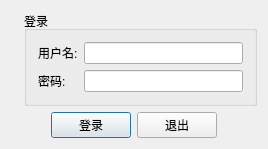
<?xml version="1.0" encoding="UTF-8"?>
<ui version="4.0">
 <class>MissLogin</class>
 <widget class="QDialog" name="MissLogin">
  <property name="geometry">
   <rect>
    <x>0</x>
    <y>0</y>
    <width>325</width>
    <height>158</height>
   </rect>
  </property>
  <property name="windowTitle">
   <string>泓格通仓库管理系统</string>
  </property>
  <layout class="QGridLayout" name="gridLayout">
   <property name="sizeConstraint">
    <enum>QLayout::SetFixedSize</enum>
   </property>
   <item row="0" column="0">
    <widget class="QLabel" name="label">
     <property name="sizePolicy">
      <sizepolicy hsizetype="Fixed" vsizetype="Fixed">
       <horstretch>0</horstretch>
       <verstretch>0</verstretch>
      </sizepolicy>
     </property>
     <property name="text">
      <string/>
     </property>
     <property name="pixmap">
      <pixmap resource="missstock.qrc">:/MissStock/Resources/user_info.png</pixmap>
     </property>
     <property name="scaledContents">
      <bool>false</bool>
     </property>
     <property name="alignment">
      <set>Qt::AlignCenter</set>
     </property>
    </widget>
   </item>
   <item row="0" column="1">
    <widget class="QGroupBox" name="groupBox">
     <property name="title">
      <string>登录</string>
     </property>
     <layout class="QFormLayout" name="formLayout">
      <item row="0" column="0">
       <widget class="QLabel" name="lblUser">
        <property name="text">
         <string>用户名:</string>
        </property>
       </widget>
      </item>
      <item row="0" column="1">
       <widget class="QLineEdit" name="edtUser"/>
      </item>
      <item row="1" column="0">
       <widget class="QLabel" name="lblPassword">
        <property name="text">
         <string>密码:</string>
        </property>
       </widget>
      </item>
      <item row="1" column="1">
       <widget class="QLineEdit" name="edtPassword">
        <property name="echoMode">
         <enum>QLineEdit::Password</enum>
        </property>
       </widget>
      </item>
     </layout>
    </widget>
   </item>
   <item row="1" column="0" colspan="2">
    <layout class="QHBoxLayout" name="horizontalLayout">
     <item>
      <spacer name="horizontalSpacer">
       <property name="orientation">
        <enum>Qt::Horizontal</enum>
       </property>
       <property name="sizeHint" stdset="0">
        <size>
         <width>40</width>
         <height>20</height>
        </size>
       </property>
      </spacer>
     </item>
     <item>
      <widget class="QPushButton" name="btnLogin">
       <property name="text">
        <string>登录</string>
       </property>
      </widget>
     </item>
     <item>
      <widget class="QPushButton" name="btnExit">
       <property name="text">
        <string>退出</string>
       </property>
      </widget>
     </item>
     <item>
      <spacer name="horizontalSpacer_2">
       <property name="orientation">
        <enum>Qt::Horizontal</enum>
       </property>
       <property name="sizeHint" stdset="0">
        <size>
         <width>40</width>
         <height>20</height>
        </size>
       </property>
      </spacer>
     </item>
    </layout>
   </item>
  </layout>
 </widget>
 <layoutdefault spacing="6" margin="11"/>
 <resources>
  <include location="missstock.qrc"/>
 </resources>
 <connections>
  <connection>
   <sender>edtUser</sender>
   <signal>returnPressed()</signal>
   <receiver>edtPassword</receiver>
   <slot>selectAll()</slot>
   <hints>
    <hint type="sourcelabel">
     <x>104</x>
     <y>45</y>
    </hint>
    <hint type="destinationlabel">
     <x>130</x>
     <y>70</y>
    </hint>
   </hints>
  </connection>
  <connection>
   <sender>btnExit</sender>
   <signal>clicked()</signal>
   <receiver>MissLogin</receiver>
   <slot>reject()</slot>
   <hints>
    <hint type="sourcelabel">
     <x>170</x>
     <y>109</y>
    </hint>
    <hint type="destinationlabel">
     <x>192</x>
     <y>137</y>
    </hint>
   </hints>
  </connection>
  <connection>
   <sender>btnLogin</sender>
   <signal>clicked()</signal>
   <receiver>MissLogin</receiver>
   <slot>accept()</slot>
   <hints>
    <hint type="sourcelabel">
     <x>68</x>
     <y>107</y>
    </hint>
    <hint type="destinationlabel">
     <x>75</x>
     <y>131</y>
    </hint>
   </hints>
  </connection>
 </connections>
</ui>
